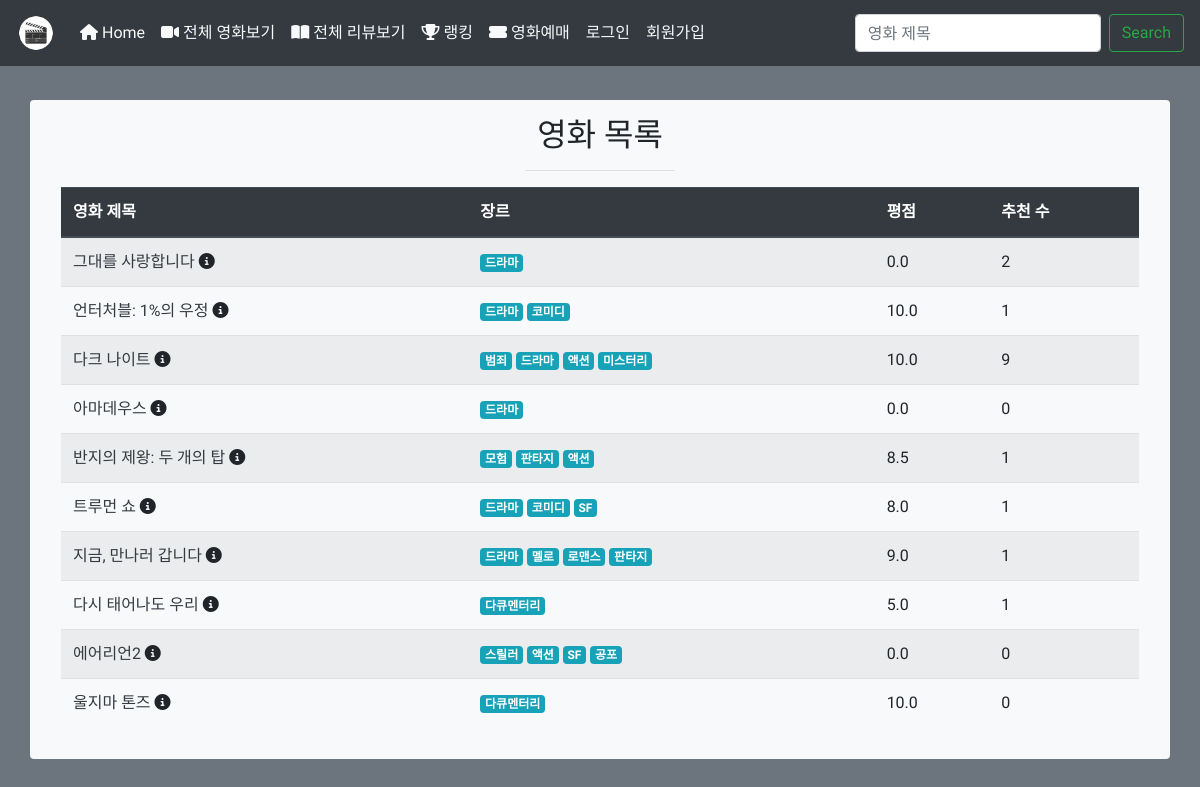
The app's page /movie_list/ with its own data.
### movies/models.py (models this page shows, shortened)
class Movie(models.Model):
    movieNm = models.CharField(max_length=100)
    movieNmEn = models.CharField(max_length=100)
    openDt = models.DateField()
    vote_count = models.IntegerField(default=0)
    vote_tot = models.IntegerField(default=0)
    vote_average = models.FloatField(default=0)
    watchGradeNm = models.IntegerField()
    overview = models.TextField()
    repNationNm = models.ManyToManyField(RepNationNm,
                            related_name='repNationNm_movie')
    poster_path = models.CharField(max_length=100)
    backdrop_path1 = models.CharField(max_length=100)
    backdrop_path2 = models.CharField(max_length=100)
    backdrop_path3 = models.CharField(max_length=100)
    genres = models.ManyToManyField(Genre,
                            related_name='genre_movie')
    like_users = models.ManyToManyField(settings.AUTH_USER_MODEL,
                            related_name='like_movies')

class Genre(models.Model):
    name = models.CharField(max_length=50)

### movies/views.py (the view)
# urls.py: path('movie_list/', views.movie_list, name="movie_list"),
def movie_list(request):
    user = request.user
    movies = Movie.objects.order_by('-pk')
    paginator = Paginator(movies, 10)
    page_number = request.GET.get('page')
    page_obj = paginator.get_page(page_number)
    context ={
        'movies':movies,
        'page_obj': page_obj,
    }
    return render(request, 'movies/movie_list.html', context)

### movies/templates/movies/movie_list.html (shortened to what this page needs)
{% extends 'base.html' %}
{% load static %}
{% load bootstrap4 %}
{% load bootstrap_pagination %}
{% block css %}
<link rel="stylesheet" href="/static/css/modal.css">
{% endblock %}
{% block body %}
<div class='container justify-content-center'>
  <h2 style="text-align:center;">영화 목록</h2>
  <hr width="150px">
<table class="table table-striped">
  <thead class="thead-dark">
    <tr>
      <th scope="col">영화 제목</th>
      <th scope="col">장르</th>
      <th scope="col">평점</th>
      <th scope="col">추천 수</th>
    </tr>
  </thead>
  <tbody>
    {% for movie in page_obj %}
    <tr>
      <td><a href="{% url 'movies:movie_detail' movie.pk %}" class="text-dark">{{movie.movieNm}} </a><i class="fas fa-info-circle" data-toggle="modal" data-target="#modal-{{ movie.id }}"></i></th>
      <td>  {% for genre in movie.genres.all %}
      <span class="badge badge-info">{{ genre.name }} </span>
            {% endfor %}</td>
      <td>{{movie.vote_average}}</td>
      <td>{{movie.like_users.count}}</td>
    </tr>
    {% endfor %}
  </tbody>
</table>
{% endblock %}

### templates/base.html (shortened to what this page needs)
<!DOCTYPE html>
{% load static %}
{% load bootstrap4 %}
<html lang="ko">
<head>
  {% block css %}
  {% endblock %}
    {% bootstrap_css %}
</head>
<body class='bg-secondary'>
  <nav class="navbar navbar-expand-lg navbar-light bg-dark fixed-top">
    <a class="navbar-brand text-light" href="{% url 'movies:index' %}"><img src="/static/images/logo.png" style="height:40px" class="rounded"></a>
    <div class="collapse navbar-collapse" id="navbarSupportedContent">
      <ul class="navbar-nav mr-auto">
        <li class="nav-item active">
          <a class="nav-link text-light" href="{% url 'movies:index' %}"><i class="fas fa-home"></i>&nbsp;Home<span class="sr-only">(current)</span></a>
        </li>
        <li class="nav-item active">
          <a class="nav-link text-light" href="{% url 'movies:movie_list' %}"><i class="fas fa-video"></i>&nbsp;전체 영화보기</a>
        </li>
        <li class="nav-item active">
          <a class="nav-link text-light" href="{% url 'movies:review_list' %}"><i class="fas fa-book-open"></i>&nbsp;전체 리뷰보기</a>
        </li>
        <li class="nav-item active">
          <a class="nav-link text-light" href="{% url 'movies:rank' %}"><i class="fas fa-trophy"></i> 랭킹</a>
        </li>
        <li class="nav-item active">
          <a class="nav-link text-light" href="http://ticket.movie.naver.com/Ticket/Reserve.aspx"><i class="fas fa-ticket-alt"></i>&nbsp;영화예매</a>
        </li>
        {% if request.user.is_authenticated %}
        <li class="nav-item dropdown">
          <a class="nav-link dropdown-toggle active text-light" href="#" id="navbarDropdown" role="button" data-toggle="dropdown" aria-haspopup="true" aria-expanded="false">
            <i class="fas fa-user"></i>&nbsp;{{ request.user.nickname }} 님 환영합니다
          </a>
          <div class="dropdown-menu" aria-labelledby="navbarDropdown">
            <a class="dropdown-item" href="{% url 'accounts:detail' request.user.pk %}"><i class="fas fa-user-edit"></i>&nbsp;회원정보</a>
            <a class="dropdown-item" href="{% url 'accounts:logout' %}"><i class="fas fa-user-times"></i>&nbsp;로그아웃</a>
        </li>
        {% else %}
            <li class="nav-item active">
              <a class="nav-link text-light" href="{% url 'accounts:login' %}">로그인</a>
            </li>
            <li class="nav-item active">
              <a class="nav-link text-light" href="{% url 'accounts:signup' %}">회원가입</a>
            </li>
        {% endif %}
      </ul>
      <form class="form-inline my-2 my-lg-0" action="{% url 'movies:search' %}" method="GET" autocomplete="off">
        <input class="form-control mr-sm-2" type="search" placeholder="영화 제목" aria-label="Search" name="search">
        <button class="btn btn-outline-success my-2 my-sm-0" type="submit">Search</button>
      </form>
    </div>
  </nav>
  <div class="container bg-light p-3 rounded" style="margin-top: 100px;">
      {% block body %}
      {% endblock %}
  </div>
</body>
</html>

### templates/base.html (style rules this page uses)
body { font-family: 'Jua', sans-serif; }

### records on screen
Movie: movieNm "그대를 사랑합니다", vote_average "0.0", like_users.count "2"
Genre: name "드라마"
Movie: movieNm "언터처블: 1%의 우정", vote_average "10.0", like_users.count "1"
Genre: name "코미디"
Movie: movieNm "다크 나이트", vote_average "10.0", like_users.count "9"
Genre: name "범죄"
Genre: name "액션"
Genre: name "미스터리"
Movie: movieNm "아마데우스", vote_average "0.0", like_users.count "0"
Movie: movieNm "반지의 제왕: 두 개의 탑", vote_average "8.5", like_users.count "1"
Genre: name "모험"
Genre: name "판타지"
Movie: movieNm "트루먼 쇼", vote_average "8.0", like_users.count "1"
Genre: name "SF"
Movie: movieNm "지금, 만나러 갑니다", vote_average "9.0", like_users.count "1"
Genre: name "멜로"
Genre: name "로맨스"
Movie: movieNm "다시 태어나도 우리", vote_average "5.0", like_users.count "1"
Genre: name "다큐멘터리"
Movie: movieNm "에어리언2", vote_average "0.0", like_users.count "0"
Genre: name "스릴러"
Genre: name "공포"
Movie: movieNm "울지마 톤즈", vote_average "10.0", like_users.count "0"
